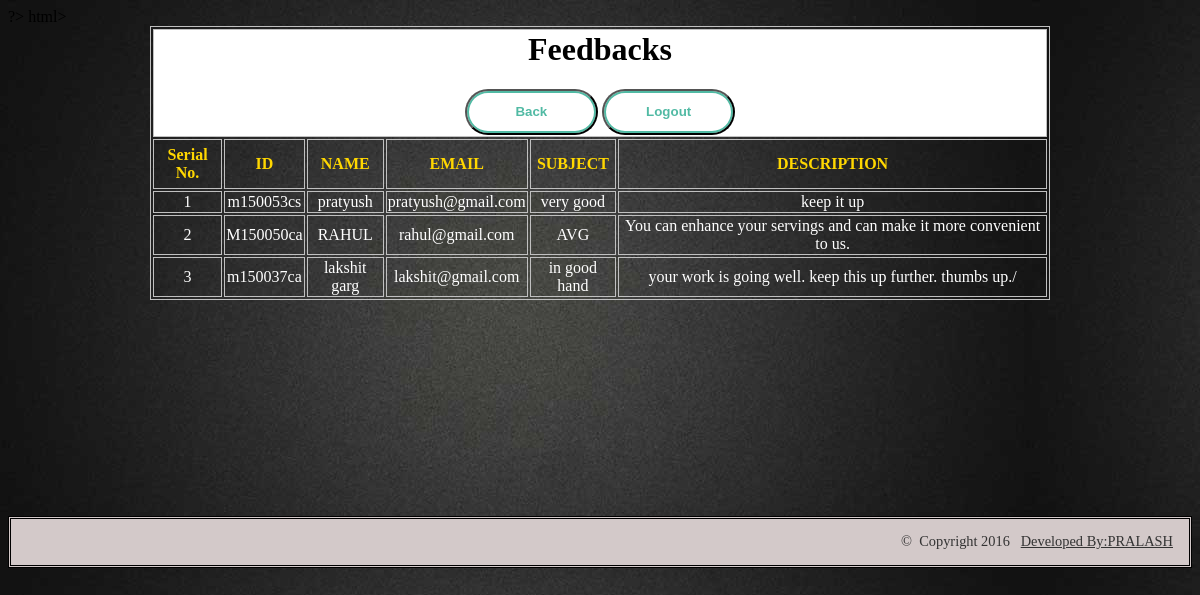
Screenshot of /mess/getfeed.php with the database file from the repository.
### tables this page shows
CREATE TABLE IF NOT EXISTS `feedback` (
  `roll` varchar(20) NOT NULL,
  `name` varchar(20) NOT NULL,
  `em` varchar(30) NOT NULL,
  `subject` varchar(40) NOT NULL,
  `desc` text
);

### mess/getfeed.php (the view, shortened to what this page needs)
<?php
include 'conn.php';
?>
<body background="../images/plain-background.jpg">
<table align="center" width="900"  border="1" bordercolor="silver">
    	<tr>
        	<td colspan="30" align="center" bgcolor="white"><h1>Feedbacks</h1>
            <a href="admin.php"><button class="button">Back</button></a>
            <a href="logout.php"><button class="button">Logout</button></a>
            </td>
        </tr>
        <tr align="center">
        	<th height="50"><font color="gold">Serial No.</th>
        	<th><font color="gold">ID</th>
        	<th><font color="gold">NAME</th>
        	<th><font color="gold">EMAIL</th>
        	<th><font color="gold">SUBJECT</th>
        	<th><font color="gold">DESCRIPTION</th>
            </tr>
<?php
$que = "select * from feedback order by 1 DESC";
		$run = mysqli_query($conn,$que);
		$i=1;
		while($row = mysqli_fetch_array($run))
		{
			$ab = $row[0];
			$ab1 = $row[1];
			$ab2 = $row[2];
			$ab3 = $row[3];
			$ab4 = $row[4];
		?>
         <tr align="center">
           	<td style="color:#FFF"><?php echo $i; $i++; ?></td>
            <td style="color:#FFF"><?php echo $ab; ?></td>
            <td style="color:#FFF"><?php echo $ab1; ?></td>
            <td style="color:#FFF"><?php echo $ab2; ?></td>
			<td style="color:#FFF"><?php echo $ab3; ?></td>
			<td style="color:#FFF"><?php echo $ab4; ?></td>
       </tr>
		<?php } ?>
        </table>
    	<br/><br/><br/><br/><br/><br/><br/><br/><br/><br/><br/><br/><footer id="footer">
	  	<p class="copyright" style="text-align:right">&copy;&nbsp;&nbsp;Copyright 2016&nbsp;&nbsp;&nbsp;<a href="#">Developed By:PRALASH</a></p>
	</footer>
    </body>
    </html>

### mess/getfeed.php (style rules this page uses)
.button { background-color: transparent; box-shadow: inset 0 0 0 2px #51BAA4; color: #51BAA4 !important; border-radius: 2.5em; cursor: pointer; display: inline-block; font-weight: 800; line-height: 2.95em; min-width: 10em; text-align: center; text-decoration: none; }
#footer { padding: 0em 1em; background-color:#d3c9c9; text-align: center; border:double; }
#footer .copyright { color:#333; font-size: 0.9em; }
#footer .copyright a { color:#333; }

### rows the page displays
feedback: roll "m150053cs", name "pratyush", em "pratyush@gmail.com", subject "very good", desc "keep it up"
feedback: roll "M150050ca", name "RAHUL", em "rahul@gmail.com", subject "AVG", desc "You can enhance your servings and can make it more convenient to us."
feedback: roll "m150037ca", name "lakshit garg", em "lakshit@gmail.com", subject "in good hand", desc "your work is going well. keep this up further. thumbs up./"
